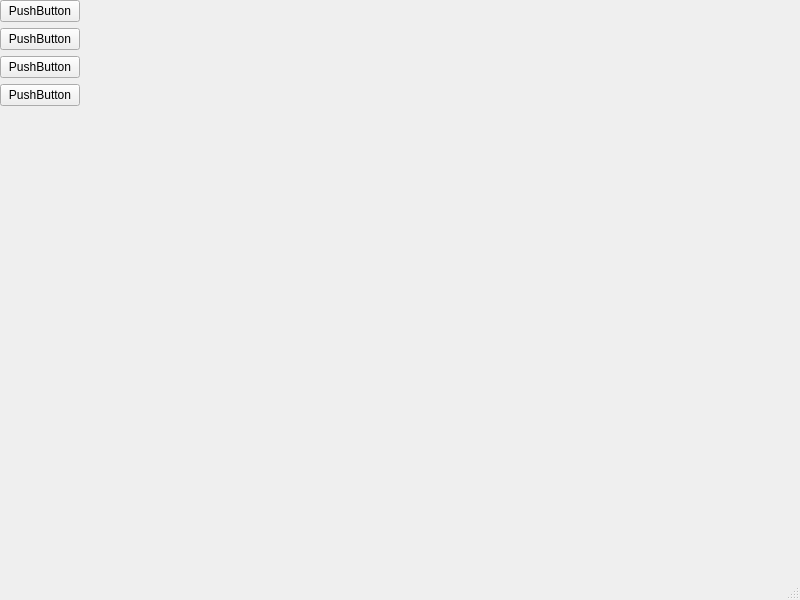
<?xml version="1.0" encoding="UTF-8"?>
<ui version="4.0">
 <class>MainWindow</class>
 <widget class="QMainWindow" name="MainWindow">
  <property name="geometry">
   <rect>
    <x>0</x>
    <y>0</y>
    <width>800</width>
    <height>600</height>
   </rect>
  </property>
  <property name="windowTitle">
   <string>MainWindow</string>
  </property>
  <widget class="QWidget" name="centralwidget">
   <widget class="QWidget" name="horizontalLayoutWidget">
    <property name="geometry">
     <rect>
      <x>0</x>
      <y>0</y>
      <width>791</width>
      <height>551</height>
     </rect>
    </property>
    <layout class="QHBoxLayout" name="horizontalLayout">
     <item>
      <layout class="QVBoxLayout" name="verticalLayout_2">
       <item>
        <widget class="QPushButton" name="pushButton_3">
         <property name="text">
          <string>PushButton</string>
         </property>
        </widget>
       </item>
       <item>
        <widget class="QPushButton" name="pushButton_2">
         <property name="text">
          <string>PushButton</string>
         </property>
        </widget>
       </item>
       <item>
        <widget class="QPushButton" name="pushButton">
         <property name="text">
          <string>PushButton</string>
         </property>
        </widget>
       </item>
       <item>
        <widget class="QPushButton" name="pushButton_4">
         <property name="text">
          <string>PushButton</string>
         </property>
        </widget>
       </item>
       <item>
        <spacer name="verticalSpacer_2">
         <property name="orientation">
          <enum>Qt::Vertical</enum>
         </property>
         <property name="sizeHint" stdset="0">
          <size>
           <width>20</width>
           <height>40</height>
          </size>
         </property>
        </spacer>
       </item>
      </layout>
     </item>
     <item>
      <spacer name="horizontalSpacer">
       <property name="orientation">
        <enum>Qt::Horizontal</enum>
       </property>
       <property name="sizeHint" stdset="0">
        <size>
         <width>40</width>
         <height>20</height>
        </size>
       </property>
      </spacer>
     </item>
     <item>
      <spacer name="verticalSpacer">
       <property name="orientation">
        <enum>Qt::Vertical</enum>
       </property>
       <property name="sizeHint" stdset="0">
        <size>
         <width>20</width>
         <height>40</height>
        </size>
       </property>
      </spacer>
     </item>
    </layout>
   </widget>
  </widget>
  <widget class="QMenuBar" name="menubar">
   <property name="geometry">
    <rect>
     <x>0</x>
     <y>0</y>
     <width>800</width>
     <height>20</height>
    </rect>
   </property>
  </widget>
  <widget class="QStatusBar" name="statusbar"/>
 </widget>
 <resources/>
 <connections/>
</ui>
